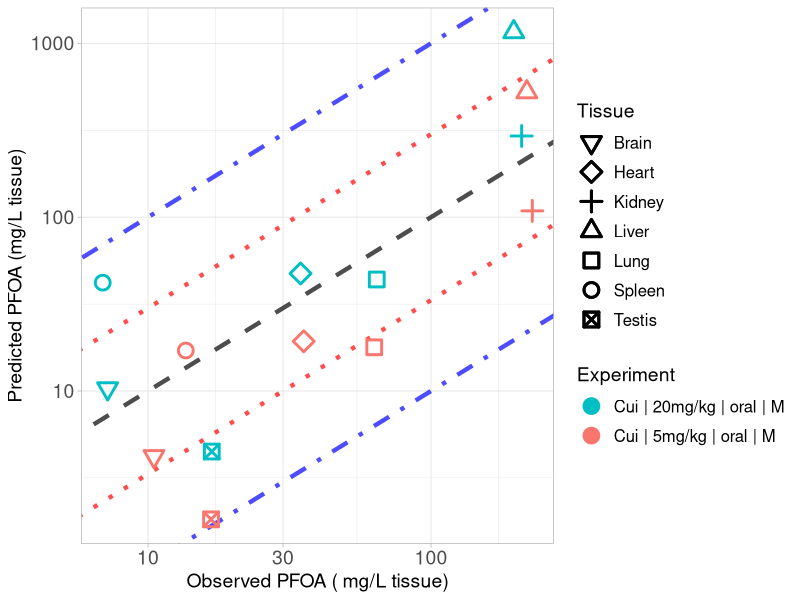

The R source for this figure:
library(ggplot2)

#setwd("C:/Users/ptsir/Documents/GitHub/PFAS_PBK_models/PFOA inhalation Rat/Validation/Validation_results")
setwd("C:/Users/dpjio/Documents/GitHub/PFAS_PBK_models/PFOA inhalation Rat/Validation/Results of Scenarios Validation/Scenario_2 - 1000 iterations")

# Load Results 
Cui_results <- read.csv("Cui_2008_results.csv", header = T)
Cui_low <- Cui_results[Cui_results$Dose == 5, ]
Cui_low$Experiment <- "Cui | 5mg/kg | oral | M"
Cui_high <- Cui_results[Cui_results$Dose == 20, ]
Cui_high$Experiment <- "Cui | 20mg/kg | oral | M"
# 
Tissue_markers <-  c(0:10,14)
names(Tissue_markers) <- c( "Lung",   "Spleen",  "Liver",   "Kidney", "Plasma", "Heart",
                            "Brain","Testis", "Stomach", "Intestines", "Carcass")

Experiment <- scales::hue_pal()(2)

names(Experiment) <- unique(c(Cui_low$Experiment, Cui_high$Experiment))



scatter_plot <- ggplot()+
  geom_abline(intercept = log10(1), slope = 1, linetype = "dashed", color = "black", linewidth = 1.5, alpha = 0.7) +  # Identity line in log10 scale
  geom_abline(intercept = log10(3), slope = 1, linetype = "dotted", color = "red", linewidth = 1.5, alpha = 0.7) +  # +3-fold error line
  geom_abline(intercept = log10(1/3), slope = 1, linetype = "dotted", color = "red", linewidth = 1.5, alpha = 0.7) +  # -3-fold error line
  geom_abline(intercept = log10(10), slope = 1, linetype = "dotdash", color = "blue", linewidth = 1.5, alpha = 0.7) +  # +10-fold error line
  geom_abline(intercept = log10(1/10), slope = 1, linetype = "dotdash", color = "blue", linewidth = 1.5, alpha = 0.7) +  # -10-fold error line
  geom_point(data = Cui_low, aes(x=Observed, y=Predicted, color = Experiment, shape = Tissue), size=4, stroke = 1.5)+
  geom_point(data = Cui_high, aes(x=Observed, y=Predicted, color = Experiment, shape = Tissue), size=4, stroke = 1.5)+
  scale_y_log10()+
  scale_x_log10()+
  scale_color_manual(values = Experiment)+
  theme(legend.spacing.y = unit(1, 'cm')) +
  guides(fill = guide_legend(byrow = TRUE))+
  scale_shape_manual(values = Tissue_markers)+
  theme_light()+
  labs(y = "Predicted PFOA (mg/L tissue)",
       x = "Observed PFOA ( mg/L tissue)")+
  theme(plot.title = element_text(hjust = 0.5),
        legend.key.size = unit(0.75, 'cm'),  
        legend.title = element_text(size=14),
        legend.text = element_text(size=12,  hjust = 0),
        axis.text = element_text(size = 14),
        axis.title = element_text(size = 14),
        )

#print(scatter_plot)

ggsave("validation_plot_PFOA_tissues.png", scatter_plot, width = 11, height = 7, units = "in", dpi = 300)
